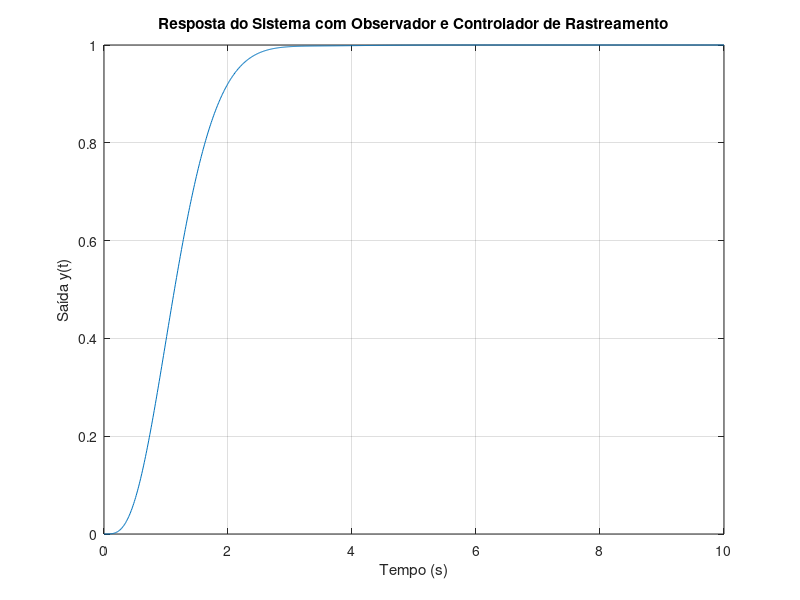

The MATLAB script that drew this image:
% Autor: Renan Saraiva dos Santos

% Definir o sistema
A = [0 1 0; 0 0 1; -6 -11 -6];
B = [0; 0; 1];
C = [10 0 0];
D = 0;

% Matriz de ganho do observador
L = [12; 97; 210];

% Definir o sistema aumentado para rastreamento
A_a = [A, zeros(3,1); -C, 0];
B_a = [B; 0];
C_a = [C, 0];

% Escolher polos desejados para o sistema aumentado
% Polos do controlador: s = -2 ± j2, s = -2
% Polos do integrador: s = -5 (escolhido para ser mais rápido que os polos do controlador)
desired_poles = [-2+2j, -2-2j, -2, -5];

% Calcular a matriz de ganho K usando a função place
K = place(A_a, B_a, desired_poles);

% Separar K em K_x e K_i
K_x = K(1:3);
K_i = K(4);

% Definir o sistema em malha fechada com o observador e o controlador de rastreamento
A_cl = [A, -B*K_x, -B*K_i; L*C, A-L*C-B*K_x, -B*K_i; -C, zeros(1,3), 0];
B_cl = [zeros(3,1); zeros(3,1); 1];
C_cl = [C, zeros(1,3), 0];
D_cl = 0;

% Simular a resposta do sistema
sys_cl = ss(A_cl, B_cl, C_cl, D_cl);
t = 0:0.01:10;
r = ones(size(t)); % Referência degrau unitário
[y, t, x] = lsim(sys_cl, r, t);

% Plotar a resposta do sistema
figure;
plot(t, y);
title('Resposta do Sistema com Observador e Controlador de Rastreamento');
xlabel('Tempo (s)');
ylabel('Saída y(t)');
grid on;
